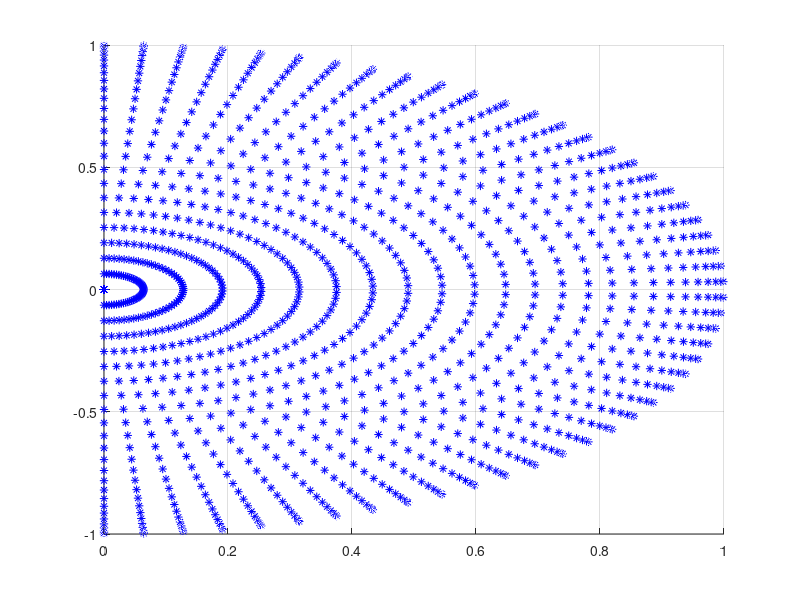

The MATLAB source for this figure: (Note: this script raises an error after producing the figure.)
%% Kinematics of a robotic manipulator
% Ashutosh Mukherjee
% Based on formulation given in Introduction to Robotics by J.Craig
clc
clearvars
close all
format short

%% Reading the input parameter file
file = fopen("dhParam.txt",'r');

NJ = fscanf(file,'%d',1); % Number of Joints
DOF = fscanf(file,'%d',1); % Degrees of Freedom

alpha = zeros(NJ,1);    % alpha(k-1)  =   Twist Angle (Angle b/w Z(k-1) & Z(k) about X(k-1))
a = zeros(NJ,1);        % a(k-1)      =   Link Length (Distance from Z(k-1) to Z(k) along X(k-1))
theta = zeros(NJ,1);    % theta(k)  =   Joint Angle (Angle b/w X(k-1) & X(k) along Z(k))
d = zeros(NJ,1);        % d(k)      =   Joint Offset (Distance from X(k-1) to X(k) along Z(k))

for k=1:NJ
    alpha(k) = fscanf(file,'%f',1)*pi/180;
    a(k) = fscanf(file,'%f',1);
    d(k) = fscanf(file,'%f',1);
    theta(k) = fscanf(file,'%f',1)*pi/180;
end


%% Homogeneous Tranformation matrix from end-effector to base joint

T = eye(4);
for k = NJ:-1:1
    T = [cos(theta(k)), -sin(theta(k)), 0 , a(k);
        sin(theta(k))*cos(alpha(k)) , cos(theta(k))*cos(alpha(k)) , -sin(alpha(k)) , -sin(alpha(k))*d(k);
        sin(theta(k))*sin(alpha(k)) , cos(theta(k))*sin(alpha(k)) , cos(alpha(k)) , cos(alpha(k))*d(k);
        zeros(1,3),1]*T;
end
%% Forward Kinematics
% Assuming the trajectory of the end-effector in this case coincides with
% the origin of the prismatic joint frame
disp("*******************Forward Kinematics*********************\n")
r_fwd = T(1:3,end)


%% Workspace Plotting
% Assumed joint contraints
% q1 \in [-pi/2,pi/2] (radians)
q1_min = -pi/2;
q1_max = pi/2;
% q2 \in [-pi,pi] (radians)
q2_min = 0;
q2_max = pi;
% q3 \in [0,1] (meters)
q3_min = 0;
q3_max = 1;

% Grid Creation
q1Grid = linspace(q1_min,q1_max,50);
q2Grid = linspace(q2_min,q2_max,50);
%q3Grid = linspace(q3_min,q3_max,50);
q3Grid = [q3_min,q3_max];
% Using the analytical expression of Fwd Kinematics to compute the
% workspace points
figure
hold on
count = 1;
% 3 Nested Loops (obviously not the most efficient)
for kk = 1:length(q1Grid)
    for jj = 1:length(q2Grid)
        for ii = 1:length(q3Grid)
            p_x(count) = q3Grid(ii)*cos(q1Grid(kk))*sin(q2Grid(jj));
            p_y(count) = q3Grid(ii)*sin(q1Grid(kk))*sin(q2Grid(jj));
            p_z(count) = q3Grid(ii)*cos(q2Grid(jj));
            count = count + 1;
        end
    end
end
plot3(p_x,p_y,p_z,'*','color','b')
grid on


%% Inverse Kinematics 
disp("*******************Inverse Kinematics*********************\n")
[q1,q2,q3] = invKinematics(r_fwd(1),r_fwd(2),r_fwd(3))
function [q1,q2,q3] = invKinematics(x,y,z)
if x == y
    q1 = NaN; % Arbritary value within the defined range
else
    q1 = atan(y/x);
end
q1 = (180/pi)*q1; % Converting to degrees
q2 = atan2(sqrt(x^2 + y^2),z);
q2 = (180/pi)*q2; % Converting to degrees
q3 = sqrt(x^2 + y^2 + z^2);
end